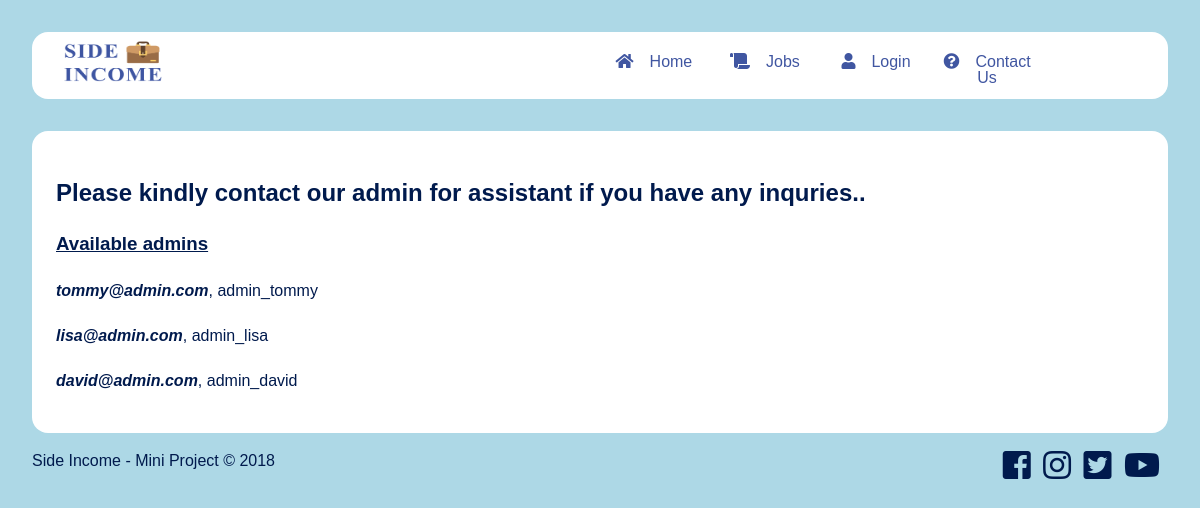
The app's page /contactus/ with its own data.
### JobPostingWebsite/models.py (models this page shows, shortened)
class Admin(models.Model):
    email = models.CharField(max_length=250, null=True)
    username = models.CharField(max_length=250, null=True)
    password = models.CharField(max_length=250, null=True)
    user_type = models.CharField(max_length=10, default="Admin", null=True)

### JobPostingWebsite/views.py (the view)
# urls.py: path('contactus/', views.contact_us),
def contact_us(req):
    return render(req, "contactUs.html", {"admins":Admin.objects.all()})

### JobPostingWebsite/templates/contactUs.html (shortened to what this page needs)
{%extends "base.html"%}
{%block content%}
<section class="retrieve-password card rounded-box container">
    <h1>Please kindly contact our admin for assistant if you have any inquries..</h1>
    <h3 style="text-decoration:underline">Available admins</h3>
    {%for e in admins%}
    <div style="margin-top: 1.3em">
        <p><i style="font-weight:bold">{{e.email}}</i>, {{e.username}}</p>
    </div>
    {%endfor%}
</section>
{%endblock%}

### JobPostingWebsite/static/css/style.css (style rules this page uses)
:root { --dark: #001a4d; --light: #d9d9d9; --dark-grey: #595959; --shadow: 3px 3px 5px gray; }
body { margin: 0; padding: 2em; background: lightblue; font-family: Arial, Helvetica, sans-serif; line-height: 1.5; color: var(--dark); }
.rounded-box { border-radius: 1em; }
.card { background: white; }
.container { padding: 1.5em; margin-top: 2em; overflow: hidden; }
p, h1 { word-wrap: break-word; }

### records on screen
Admin: email "tommy@admin.com", username "admin_tommy"
Admin: email "lisa@admin.com", username "admin_lisa"
Admin: email "david@admin.com", username "admin_david"
